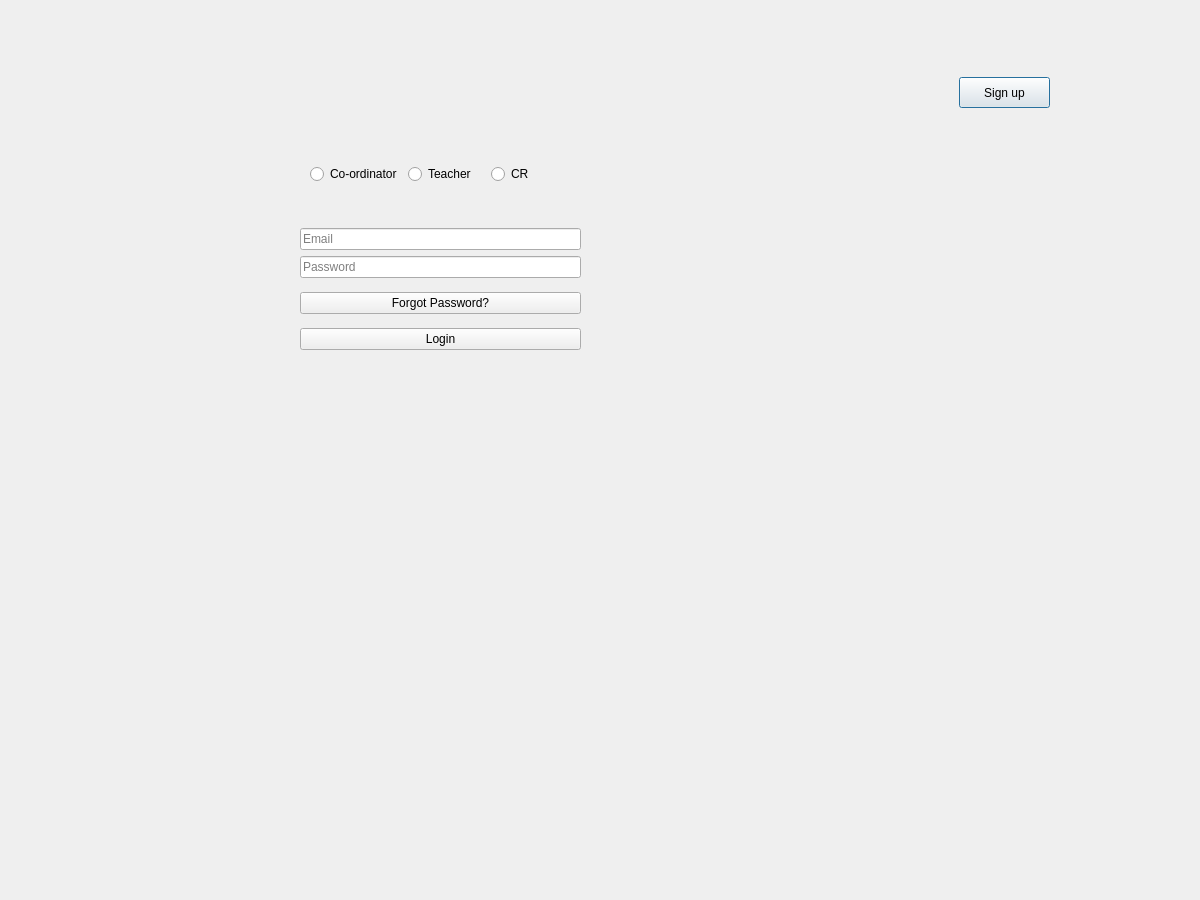
<?xml version="1.0" encoding="UTF-8"?>
<ui version="4.0">
 <class>LoginPage</class>
 <widget class="QDialog" name="LoginPage">
  <property name="geometry">
   <rect>
    <x>0</x>
    <y>0</y>
    <width>1200</width>
    <height>900</height>
   </rect>
  </property>
  <property name="windowTitle">
   <string>LoginPage</string>
  </property>
  <widget class="QPushButton" name="pushButtonSignup">
   <property name="geometry">
    <rect>
     <x>959</x>
     <y>77</y>
     <width>91</width>
     <height>31</height>
    </rect>
   </property>
   <property name="text">
    <string>Sign up</string>
   </property>
  </widget>
  <widget class="QLabel" name="labelMessage">
   <property name="geometry">
    <rect>
     <x>300</x>
     <y>390</y>
     <width>281</width>
     <height>101</height>
    </rect>
   </property>
   <property name="text">
    <string/>
   </property>
  </widget>
  <widget class="QLabel" name="logo">
   <property name="geometry">
    <rect>
     <x>720</x>
     <y>190</y>
     <width>211</width>
     <height>221</height>
    </rect>
   </property>
   <property name="text">
    <string/>
   </property>
  </widget>
  <widget class="QWidget" name="">
   <property name="geometry">
    <rect>
     <x>310</x>
     <y>160</y>
     <width>258</width>
     <height>28</height>
    </rect>
   </property>
   <layout class="QHBoxLayout" name="horizontalLayout">
    <item>
     <widget class="QRadioButton" name="radioButtonCoordinator">
      <property name="text">
       <string>Co-ordinator</string>
      </property>
      <attribute name="buttonGroup">
       <string notr="true">buttonGroup</string>
      </attribute>
     </widget>
    </item>
    <item>
     <widget class="QRadioButton" name="radioButtonTeacher">
      <property name="text">
       <string>Teacher</string>
      </property>
      <attribute name="buttonGroup">
       <string notr="true">buttonGroup</string>
      </attribute>
     </widget>
    </item>
    <item>
     <widget class="QRadioButton" name="radioButtonCr">
      <property name="text">
       <string>CR</string>
      </property>
      <attribute name="buttonGroup">
       <string notr="true">buttonGroup</string>
      </attribute>
     </widget>
    </item>
   </layout>
  </widget>
  <widget class="QWidget" name="">
   <property name="geometry">
    <rect>
     <x>300</x>
     <y>220</y>
     <width>281</width>
     <height>139</height>
    </rect>
   </property>
   <layout class="QVBoxLayout" name="verticalLayout_2">
    <item>
     <layout class="QVBoxLayout" name="verticalLayout">
      <item>
       <widget class="QLineEdit" name="lineEditEmail">
        <property name="placeholderText">
         <string>Email</string>
        </property>
       </widget>
      </item>
      <item>
       <widget class="QLineEdit" name="lineEditPassword">
        <property name="contextMenuPolicy">
         <enum>Qt::ContextMenuPolicy::DefaultContextMenu</enum>
        </property>
        <property name="echoMode">
         <enum>QLineEdit::EchoMode::Password</enum>
        </property>
        <property name="placeholderText">
         <string>Password</string>
        </property>
       </widget>
      </item>
     </layout>
    </item>
    <item>
     <widget class="QPushButton" name="pushButtonForgotpassword">
      <property name="text">
       <string>Forgot Password?</string>
      </property>
     </widget>
    </item>
    <item>
     <widget class="QPushButton" name="pushButtonLogin">
      <property name="text">
       <string>Login</string>
      </property>
     </widget>
    </item>
   </layout>
  </widget>
 </widget>
 <resources/>
 <connections/>
 <buttongroups>
  <buttongroup name="buttonGroup"/>
 </buttongroups>
</ui>
